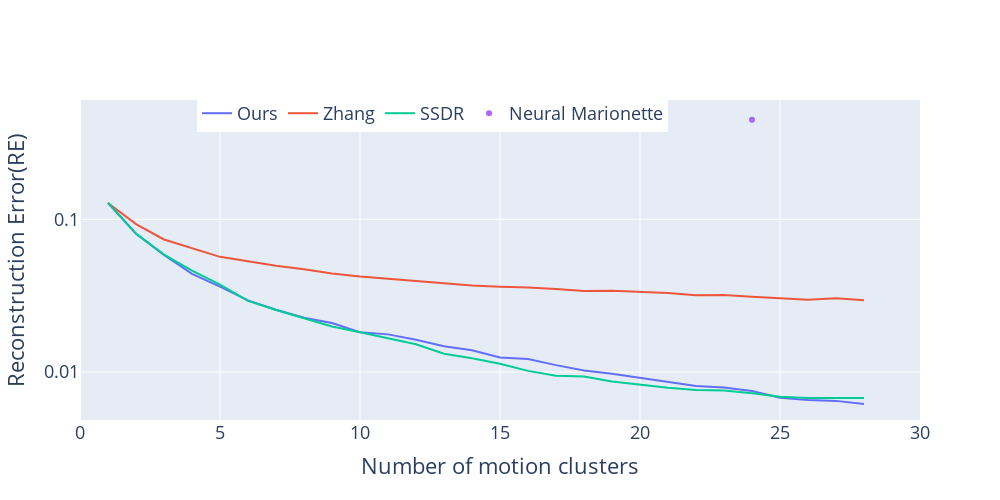
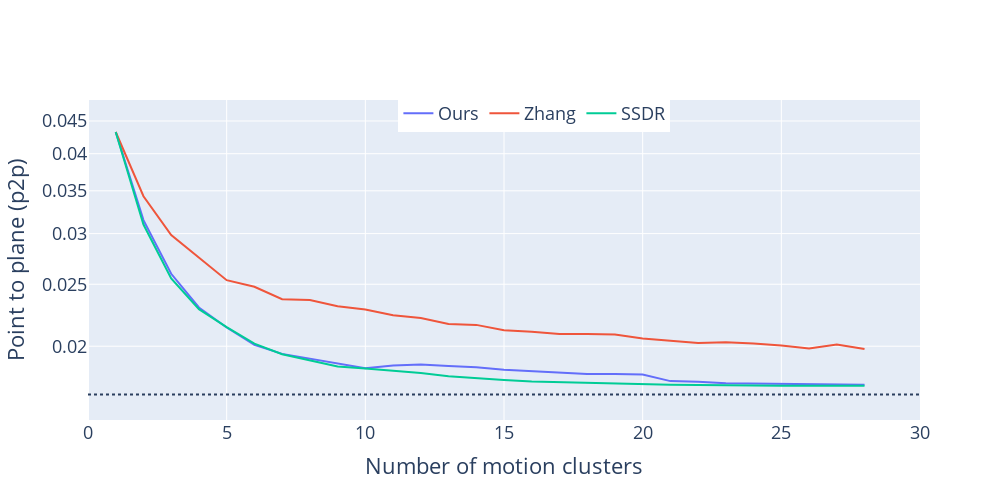

Here is the notebook cell these charts were saved with, in order:
### Code cell
fig = make_subplots(rows=1, cols=1, subplot_titles=[f""])

x = np.array(list(range(1,29)),dtype=np.float32)
for method in mean_rmse:
    if method != 'NM':
        fig.add_trace(go.Scatter(x = x,
            y = mean_rmse[method],
            mode="lines + text",
            name=f"{method}"),row=1,col=1)
fig.add_trace(go.Scatter(x = [24],
            y = mean_rmse['NM'][0:1],
            mode="markers",
            name=f"Neural Marionette"),row=1,col=1)
fig.update_xaxes(title_text="Number of motion clusters", row=1, col=1)
fig.update_yaxes(title_text="Reconstruction Error(RE)",type="log",row=1, col=1)
fig.update_layout(legend=dict(
    orientation="h",
    yanchor="bottom",
    y=0.9,
    xanchor="right",
    x=0.7),
    xaxis={
        'range':[0,30]
    },
    yaxis={ 'tickmode' : 'array',
        'tickvals' : [0.01, 0.1]},
    # yaxis_tickformat='i',
    width=1000,height=500,font=dict(size=18))

fig.show()        
        
fig = make_subplots(rows=1, cols=1, subplot_titles=[f""])
        
for method in mean_p2p:
    if method != 'NM':
        fig.add_trace(go.Scatter(x = x,
            y = mean_p2p[method],
            mode="lines + text",
            name=f"{method}"),row=1,col=1)

trajectory_mean = trajectory_dataframe.loc[trajectory_dataframe['Sample'].isin(valid_files_p2p)]['point_to_plane'].mean()        
fig.add_hline(y=trajectory_mean,line_dash="dot",annotation_text="trajectory",annotation_position="bottom right")
        
        
# fig.add_trace(go.Scatter(x = [24],
#             y = mean_p2p['NM'][0:1],
#             mode="markers",
#             name=f"Neural Marionette"),row=1,col=1)

fig.update_layout(legend=dict(
    orientation="h",
    yanchor="bottom",
    y=0.9,
    xanchor="right",
    x=0.7
    ),
    yaxis={'range':[np.log(trajectory_mean)/np.log(10)-0.04,np.log(mean_p2p['Ours'][0])/np.log(10)+0.05]},
    # yaxis={'range':[np.log(trajectory_mean)/np.log(10)-0.01,np.log(mean_p2p['NM'][0])/np.log(10)+0.05]},
                  
    # yaxis_type="log",
    xaxis={
        'range':[0,30]
    },width=1000,height=500,
    font=dict(size=18))     
 
fig.update_xaxes(title_text="Number of motion clusters", row=1, col=1)
fig.update_yaxes(title_text="Point to plane (p2p)",type="log", row=1, col=1)  
        
fig.show()

### Figure 1 — Plotly figure (JSON) as saved in the notebook; plotly's stock layout.template omitted (floating-point values rounded to 4 significant figures)
{"data": [{"mode": "lines+text", "name": "Ours", "type": "scatter", "x": [1, 2, 3, 4, 5, 6, 7, 8, 9, 10, 11, 12, 13, 14, 15, 16, 17, 18, 19, 20, 21, 22, 23, 24, 25, 26, 27, 28], "xaxis": "x", "y": [0.1277, 0.08045, 0.05846, 0.04394, 0.03622, 0.02942, 0.02558, 0.02269, 0.02094, 0.01822, 0.01763, 0.01625, 0.01472, 0.01387, 0.01246, 0.01217, 0.01108, 0.01022, 0.009746, 0.009173, 0.008542, 0.008096, 0.007904, 0.007493, 0.006779, 0.006554, 0.006466, 0.006168, 0.006262], "yaxis": "y"}, {"mode": "lines+text", "name": "Zhang", "type": "scatter", "x": [1, 2, 3, 4, 5, 6, 7, 8, 9, 10, 11, 12, 13, 14, 15, 16, 17, 18, 19, 20, 21, 22, 23, 24, 25, 26, 27, 28], "xaxis": "x", "y": [0.1277, 0.09298, 0.07375, 0.06442, 0.05677, 0.0531, 0.04956, 0.04702, 0.04411, 0.0422, 0.04084, 0.03945, 0.03787, 0.03686, 0.03614, 0.03575, 0.03494, 0.03385, 0.03407, 0.0335, 0.03289, 0.03184, 0.03194, 0.03106, 0.03053, 0.02974, 0.03045, 0.02954, 0.02887], "yaxis": "y"}, {"mode": "lines+text", "name": "SSDR", "type": "scatter", "x": [1, 2, 3, 4, 5, 6, 7, 8, 9, 10, 11, 12, 13, 14, 15, 16, 17, 18, 19, 20, 21, 22, 23, 24, 25, 26, 27, 28], "xaxis": "x", "y": [0.1286, 0.08064, 0.05869, 0.04616, 0.03738, 0.0292, 0.02546, 0.02246, 0.01987, 0.01822, 0.01661, 0.01518, 0.01317, 0.01231, 0.01131, 0.01017, 0.009462, 0.009326, 0.008649, 0.008227, 0.007875, 0.007616, 0.007571, 0.00725, 0.006883, 0.006751, 0.006739, 0.006741, 0.006887], "yaxis": "y"}, {"mode": "markers", "name": "Neural Marionette", "type": "scatter", "x": [24], "xaxis": "x", "y": [0.4489], "yaxis": "y"}], "layout": {"font": {"size": 18}, "height": 500, "legend": {"orientation": "h", "x": 0.7, "xanchor": "right", "y": 0.9, "yanchor": "bottom"}, "width": 1000, "xaxis": {"anchor": "y", "domain": [0, 1], "range": [0, 30], "title": {"text": "Number of motion clusters"}, "type": "linear"}, "yaxis": {"anchor": "x", "autorange": true, "domain": [0, 1], "range": [-2.315, -0.2184], "tickmode": "array", "tickvals": [0.01, 0.1], "title": {"text": "Reconstruction Error(RE)"}, "type": "log"}}}

### Figure 2 — Plotly figure (JSON) as saved in the notebook; plotly's stock layout.template omitted (floating-point values rounded to 4 significant figures)
{"data": [{"mode": "lines+text", "name": "Ours", "type": "scatter", "x": [1, 2, 3, 4, 5, 6, 7, 8, 9, 10, 11, 12, 13, 14, 15, 16, 17, 18, 19, 20, 21, 22, 23, 24, 25, 26, 27, 28], "xaxis": "x", "y": [0.04325, 0.03149, 0.02596, 0.02299, 0.0214, 0.0201, 0.01946, 0.01911, 0.01877, 0.01848, 0.01866, 0.01873, 0.01863, 0.01854, 0.01837, 0.0183, 0.01819, 0.0181, 0.01809, 0.01807, 0.01764, 0.01759, 0.0175, 0.01749, 0.01745, 0.01744, 0.01743, 0.01741, 0.01716], "yaxis": "y"}, {"mode": "lines+text", "name": "Zhang", "type": "scatter", "x": [1, 2, 3, 4, 5, 6, 7, 8, 9, 10, 11, 12, 13, 14, 15, 16, 17, 18, 19, 20, 21, 22, 23, 24, 25, 26, 27, 28], "xaxis": "x", "y": [0.04325, 0.03432, 0.02984, 0.02754, 0.02537, 0.02477, 0.02368, 0.02362, 0.0231, 0.02284, 0.02235, 0.02214, 0.02167, 0.0216, 0.02118, 0.02107, 0.0209, 0.0209, 0.02086, 0.02056, 0.02037, 0.02023, 0.02028, 0.0202, 0.02005, 0.01984, 0.02012, 0.01979, 0.01966], "yaxis": "y"}, {"mode": "lines+text", "name": "SSDR", "type": "scatter", "x": [1, 2, 3, 4, 5, 6, 7, 8, 9, 10, 11, 12, 13, 14, 15, 16, 17, 18, 19, 20, 21, 22, 23, 24, 25, 26, 27, 28], "xaxis": "x", "y": [0.04325, 0.03099, 0.02553, 0.02286, 0.02142, 0.02019, 0.01943, 0.01903, 0.0186, 0.01846, 0.0183, 0.01816, 0.01796, 0.01782, 0.01771, 0.01762, 0.01758, 0.01752, 0.01747, 0.01744, 0.0174, 0.01739, 0.01737, 0.01735, 0.01735, 0.01735, 0.01736, 0.01735, 0.01721], "yaxis": "y"}], "layout": {"annotations": [{"showarrow": false, "text": "trajectory", "x": 1, "xanchor": "right", "xref": "x domain", "y": 0.01681, "yanchor": "top", "yref": "y"}], "font": {"size": 18}, "height": 500, "legend": {"orientation": "h", "x": 0.7, "xanchor": "right", "y": 0.9, "yanchor": "bottom"}, "shapes": [{"line": {"dash": "dot"}, "type": "line", "x0": 0, "x1": 1, "xref": "x domain", "y0": 0.01681, "y1": 0.01681, "yref": "y"}], "width": 1000, "xaxis": {"anchor": "y", "domain": [0, 1], "range": [0, 30], "title": {"text": "Number of motion clusters"}, "type": "linear"}, "yaxis": {"anchor": "x", "domain": [0, 1], "range": [-1.814, -1.314], "title": {"text": "Point to plane (p2p)"}, "type": "log"}}}
